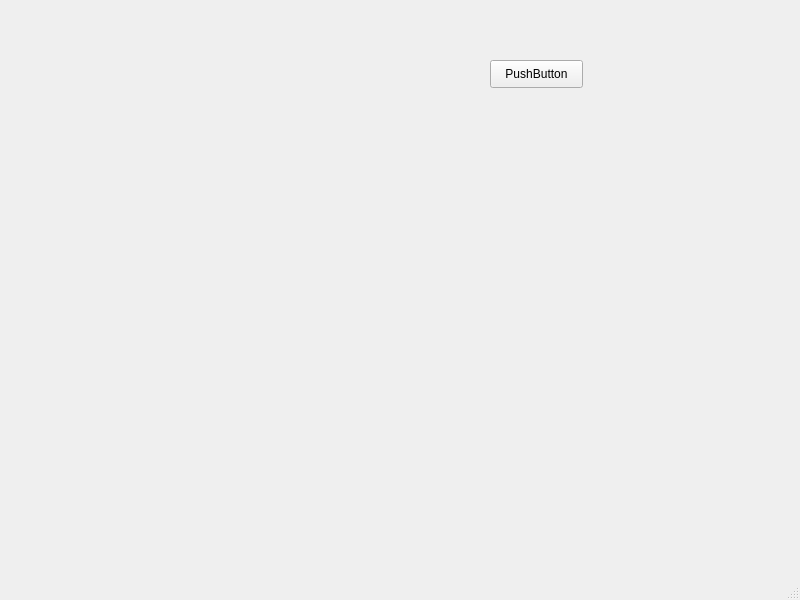
<?xml version="1.0" encoding="UTF-8"?>
<ui version="4.0">
 <class>MainWindow</class>
 <widget class="QMainWindow" name="MainWindow">
  <property name="geometry">
   <rect>
    <x>0</x>
    <y>0</y>
    <width>800</width>
    <height>600</height>
   </rect>
  </property>
  <property name="windowTitle">
   <string>MainWindow</string>
  </property>
  <widget class="QWidget" name="centralwidget">
   <widget class="QPushButton" name="pushButton">
    <property name="geometry">
     <rect>
      <x>490</x>
      <y>60</y>
      <width>93</width>
      <height>28</height>
     </rect>
    </property>
    <property name="text">
     <string>PushButton</string>
    </property>
   </widget>
   <widget class="QWidget" name="gridLayoutWidget">
    <property name="geometry">
     <rect>
      <x>39</x>
      <y>69</y>
      <width>341</width>
      <height>201</height>
     </rect>
    </property>
    <layout class="QGridLayout" name="gridLayout"/>
   </widget>
  </widget>
  <widget class="QMenuBar" name="menubar">
   <property name="geometry">
    <rect>
     <x>0</x>
     <y>0</y>
     <width>800</width>
     <height>26</height>
    </rect>
   </property>
  </widget>
  <widget class="QStatusBar" name="statusbar"/>
 </widget>
 <resources/>
 <connections>
  <connection>
   <sender>pushButton</sender>
   <signal>clicked()</signal>
   <receiver>MainWindow</receiver>
   <slot>open()</slot>
   <hints>
    <hint type="sourcelabel">
     <x>403</x>
     <y>194</y>
    </hint>
    <hint type="destinationlabel">
     <x>405</x>
     <y>292</y>
    </hint>
   </hints>
  </connection>
 </connections>
 <slots>
  <slot>open()</slot>
 </slots>
</ui>
